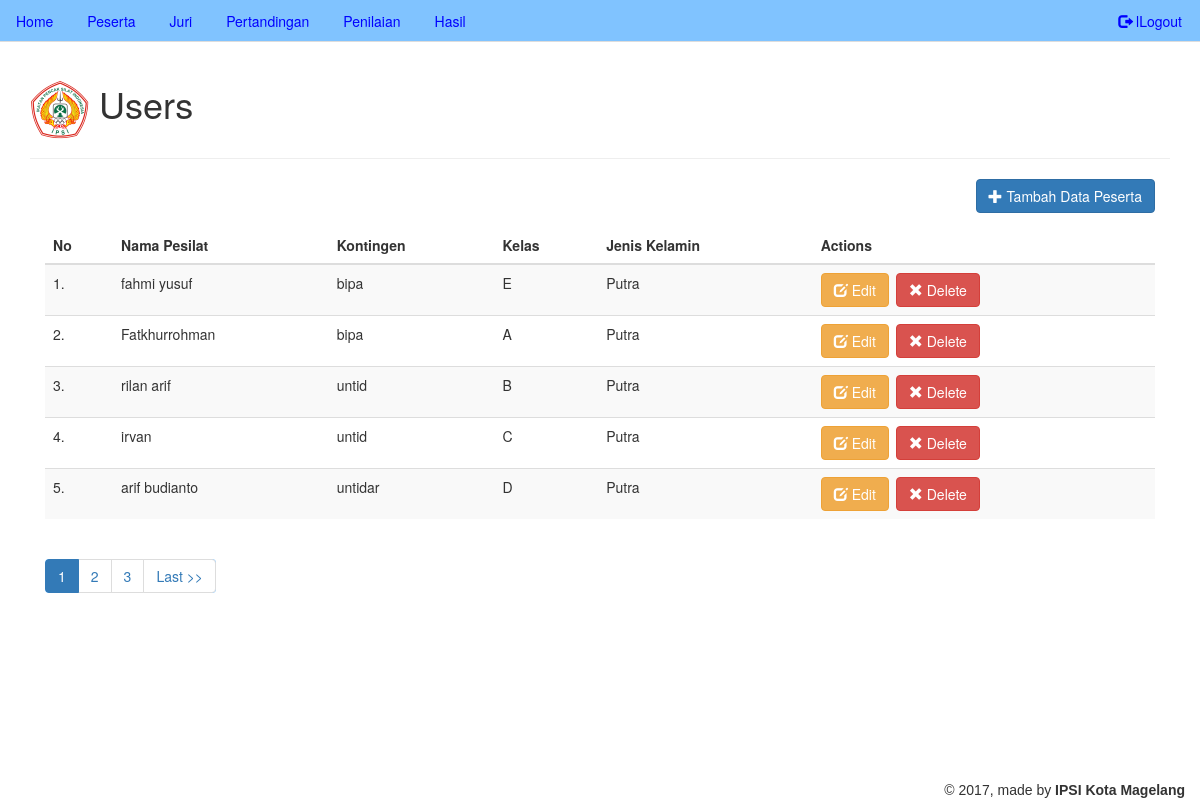
The page /view/view.peserta.php (signed in) on the database its author committed.
### tables this page shows
CREATE TABLE `tb_pesilat` (
  `id_pesilat` int(3) NOT NULL,
  `nama_pesilat` varchar(50) NOT NULL,
  `kontingen` varchar(50) NOT NULL,
  `kelas` char(1) NOT NULL,
  `jekel` char(5) NOT NULL
);

### classes/peserta.class.php (called while the page is built, shortened)
<?php
class Peserta
{
    public $db_conn;
    public $table_name = "tb_pesilat";
    public function __construct($db)
    {
        $this->db_conn = $db;
    }
    function getAllUsers($from_record_num, $records_per_page)
    {
        $sql = "SELECT id_pesilat, nama_pesilat, kontingen, kelas, jekel FROM " . $this->table_name . " ORDER BY id_pesilat ASC LIMIT ?, ?";
        $prep_state = $this->db_conn->prepare($sql);
        $prep_state->bindParam(1, $from_record_num, PDO::PARAM_INT);
        $prep_state->bindParam(2, $records_per_page, PDO::PARAM_INT);
        $prep_state->execute();
        return $prep_state;
    }
}

### view/view.peserta.php (the view, shortened to what this page needs)
<?php
include_once '../classes/peserta.class.php';
include_once '../initial.php';
$page = isset($_GET['page']) ? $_GET['page'] : 1;
$records_per_page = 5;
$from_record_num = ($records_per_page * $page) - $records_per_page;
$user = new Peserta($db);
include_once "../template/header.php";
echo "<div class='content'>";
echo "<div class='col-md-12'>";
echo "<div class='right-button-margin'>";
echo "<a href='create.peserta.php' class='btn btn-primary pull-right'>";
echo "<span class='glyphicon glyphicon-plus'></span> Tambah Data Peserta";
echo "</a>";
echo "</div>";
$prep_state = $user->getAllUsers($from_record_num, $records_per_page);
$num = $prep_state->rowCount();
$no= ($page - 1) + ($page - 1) * ($records_per_page - 1);
if($num>=0){
    echo "<div class='table-responsive'>";
    echo "<table class='table table-hover data-table table-striped tablesorter'>";
    echo "<thead>";
    echo "<th>No</th>";
    echo "<th>Nama Pesilat</th>";
    echo "<th>Kontingen</th>";
    echo "<th>Kelas</th>";
    echo "<th>Jenis Kelamin</th>";
    echo "<th>Actions</th>";
    echo "</thead>";
    while ($row = $prep_state->fetch(PDO::FETCH_ASSOC)){
        $no++;
        extract($row);
        echo "<tr>";
        echo "<td>$no.</td>";
        echo "<td>$row[nama_pesilat]</td>";
        echo "<td>$row[kontingen]</td>";
        echo "<td>$row[kelas]</td>";
        echo "<td>$row[jekel]</td>";
        echo "<td>";
        echo "<a href='edit.peserta.php?id=" . $id_pesilat . "' class='btn btn-warning left-margin'>";
        echo "<span class='glyphicon glyphicon-edit'></span> Edit";
        echo "</a>";
        echo "<a href='delete.peserta.php?id=" . $id_pesilat . "' class='btn btn-danger delete-object'>";
        echo "<span class='glyphicon glyphicon-remove'></span> Delete";
        echo "</a>";
        echo "</td>";
        echo "</tr>";
    }
    echo "</table>";
    echo "</div>";
    include_once '../pagination.php';
}
else{
    echo "<div> No User found. </div>";
    }
    echo "</div>";
    echo "</div>";
?>
<?php
include_once "../template/footer.php";
?>

### template/header.php (style rules this page uses)
.left-margin { margin:0 .5em 0 0; }
.right-button-margin { margin: 0 0 1em 0; overflow: hidden; }

### rows shown on the page
tb_pesilat: nama_pesilat "fahmi yusuf", kontingen "bipa", kelas "E", jekel "Putra"
tb_pesilat: nama_pesilat "Fatkhurrohman", kontingen "bipa", kelas "A", jekel "Putra"
tb_pesilat: nama_pesilat "rilan arif", kontingen "untid", kelas "B", jekel "Putra"
tb_pesilat: nama_pesilat "irvan", kontingen "untid", kelas "C", jekel "Putra"
tb_pesilat: nama_pesilat "arif budianto", kontingen "untidar", kelas "D", jekel "Putra"

### other values the page prints
$page_title "Users"
